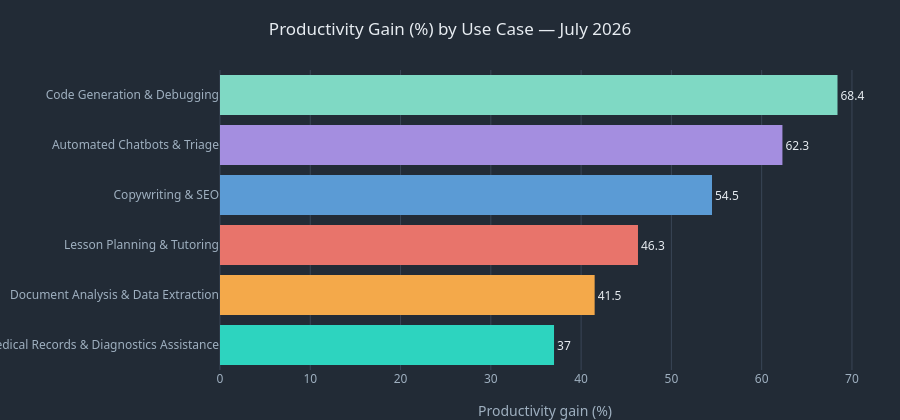

This figure's notebook cell:
### Markdown cell above
Software Development and Customer Support pull away from the pack from around 2023 onward, while Healthcare and Finance & Legal stay flatter throughout &mdash; the gap between the leading and lagging industries widens over time rather than converging, suggesting this isn't just an early-adopter effect that evens out.

### 3.4 Which use cases drive the most reported productivity gain today?

### Code cell
latest = macro[macro['YearMonth'] == last_month].sort_values('Productivity Gain (%)', ascending=True)

fig = go.Figure()
fig.add_trace(go.Bar(
    y=latest['Primary Use Case'], x=latest['Productivity Gain (%)'], orientation='h',
    marker_color=PALETTE[:len(latest)], text=latest['Productivity Gain (%)'].round(1), textposition='outside'
))
fig.update_layout(title=f'Productivity Gain (%) by Use Case — {last_month.strftime("%B %Y")}',
                   xaxis_title='Productivity gain (%)', height=420, margin=dict(l=220))
fig.show()

### Figure 1 — Plotly figure (JSON) as saved in the notebook; plotly's stock layout.template omitted (floating-point values rounded to 4 significant figures)
{"data": [{"marker": {"color": ["#2dd4bf", "#f4a94a", "#e8746b", "#5b9bd5", "#a48ee0", "#7fd9c4"]}, "orientation": "h", "text": [37.0, 41.5, 46.3, 54.5, 62.3, 68.4], "textposition": "outside", "type": "bar", "x": [37.0, 41.5, 46.3, 54.5, 62.3, 68.4], "y": ["Medical Records & Diagnostics Assistance", "Document Analysis & Data Extraction", "Lesson Planning & Tutoring", "Copywriting & SEO", "Automated Chatbots & Triage", "Code Generation & Debugging"]}], "layout": {"height": 420, "margin": {"l": 220}, "title": {"text": "Productivity Gain (%) by Use Case — July 2026"}, "xaxis": {"title": {"text": "Productivity gain (%)"}}}}
